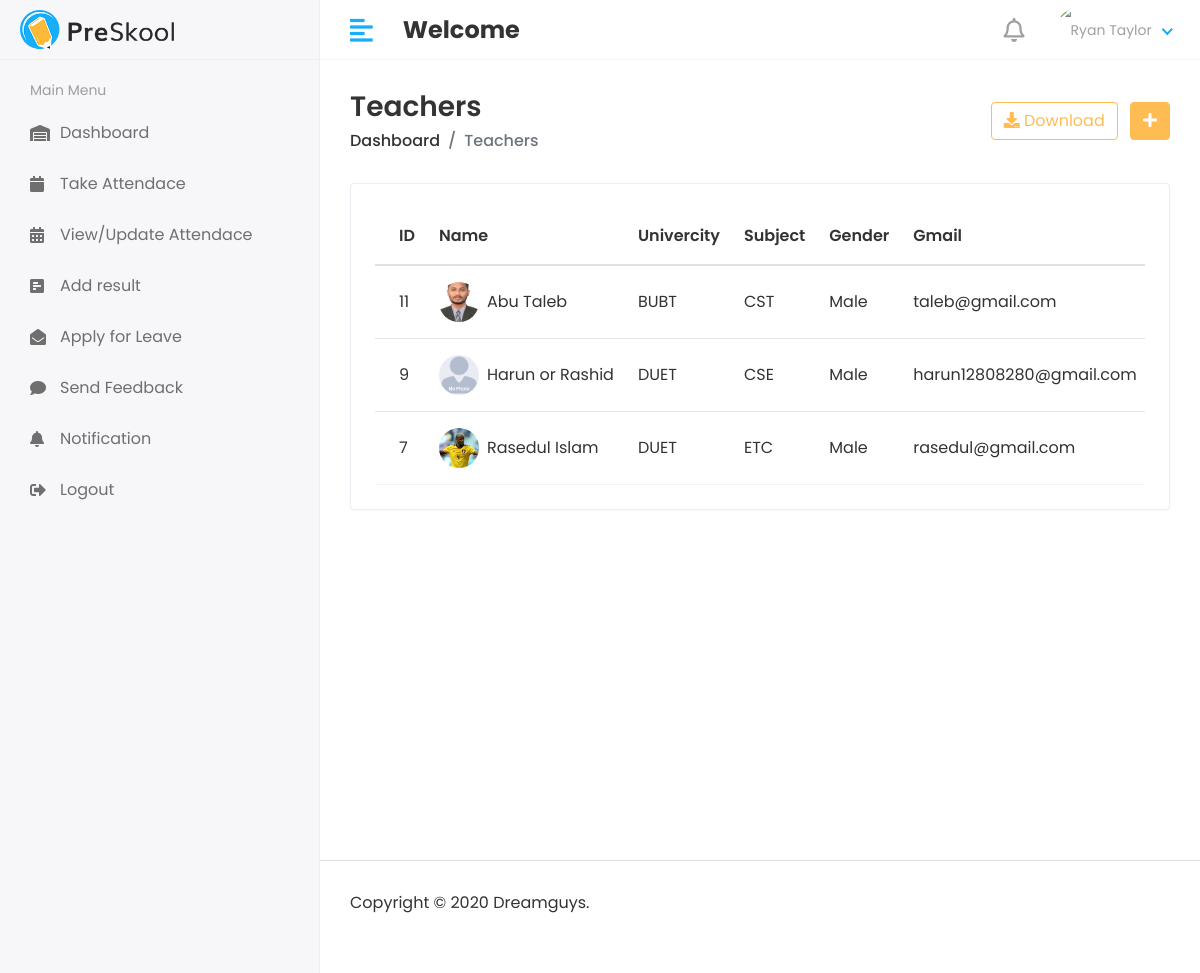
Page /hode/staf-view/ on the earlier database version.
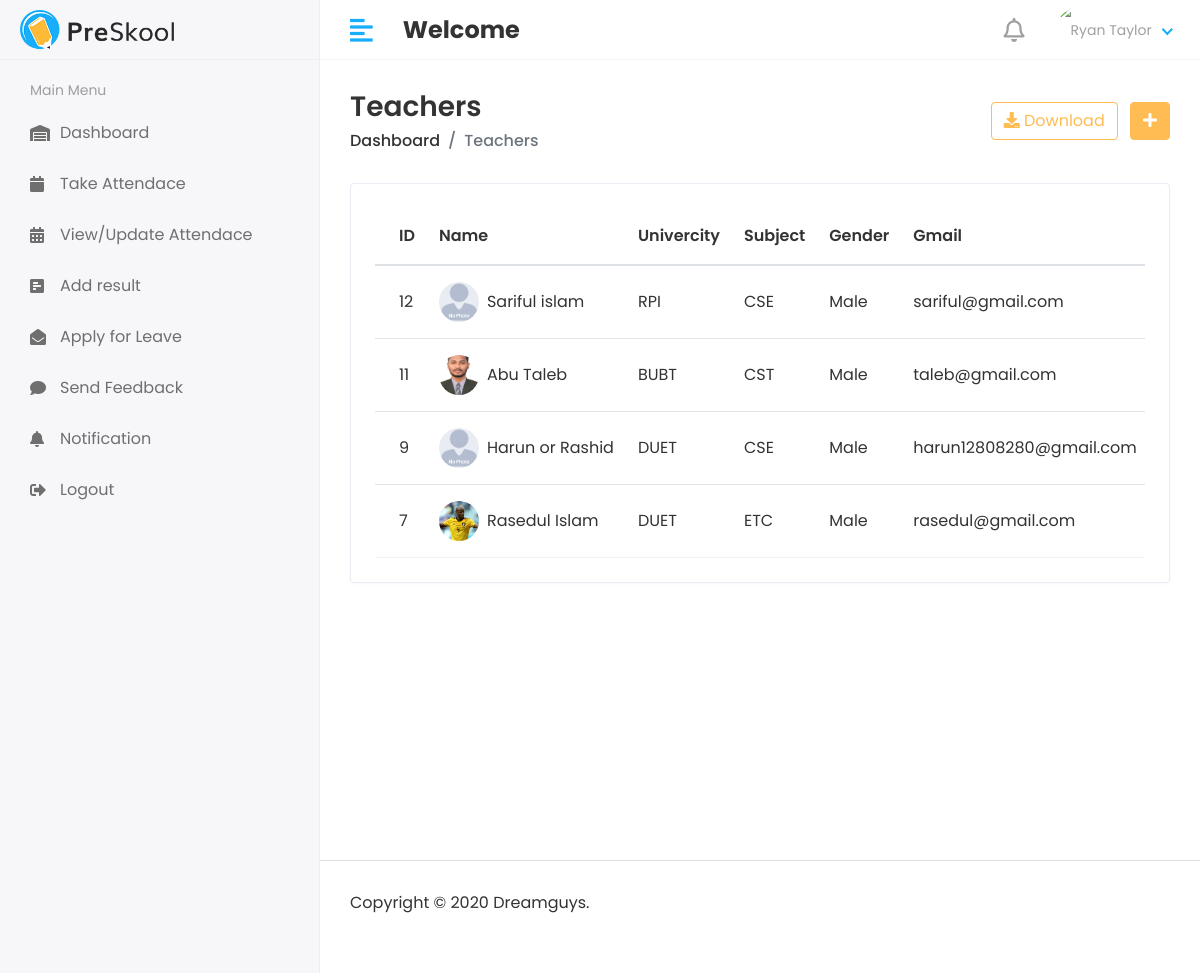
Same page on the later database version.
### App/models.py (models this page shows, shortened)
class Staf(models.Model):
    admin=models.OneToOneField(CustomUser, on_delete=models.CASCADE,null=True,blank=True)
    address=models.CharField( max_length=50)
    gender=models.CharField( max_length=50)
    religion=models.CharField( max_length=50)
    univercity=models.CharField( max_length=50)
    subject=models.CharField( max_length=50)
    phone=models.CharField( max_length=50)
    create=models.DateField( auto_now_add=False)
    update=models.DateField( auto_now=True)

class CustomUser(AbstractUser):
    USER=(
        (1, 'HOD'),
        (2, 'STAFF'),
        (3, 'STUDENT'),
    )
    user_type=models.CharField(choices=USER, max_length=50,default=1,blank=True,null=True)
    profile_pic=models.ImageField( upload_to='profile pic',blank=True,null=True)

### App/hod_views.py (the view)
# urls.py: path('hode/staf-view/',hod_views.Staf_view,name='stafView'),
def Staf_view(request):
    staf=Staf.objects.all().order_by('-id')
    context={
        'staf':staf
    }
    return render(request,'hod/staf_view.html',context)

### App/context_processors.py (called while the page is built)
def StafViewNotification(request):
    c = 0
    if request.user.is_authenticated:
        staf = Staf.objects.filter(admin=request.user.id)
        for i in staf:
            staf_id = i.id
            notifications = stafNotificatuion.objects.filter(staf_id=staf_id, status=0)
            c += notifications.count()  #
    return {'c': c}

### templates/hod/staf_view.html (shortened to what this page needs)
{% extends "base.html" %}
{% load static %}
{% block content %}
<div class="page-wrapper">
    <div class="content container-fluid">
        <div class="page-header">
            <div class="row align-items-center">
                <div class="col">
                    <h3 class="page-title">Teachers</h3>
                    <ul class="breadcrumb">
                        <li class="breadcrumb-item"><a href="index.html">Dashboard</a></li>
                        <li class="breadcrumb-item active">Teachers</li>
                    </ul>
                </div>
                <div class="col-auto text-right float-right ml-auto">
                    <a href="#" class="btn btn-outline-primary mr-2"><i class="fas fa-download"></i> Download</a>
                    <a href="add-teacher.html" class="btn btn-primary"><i class="fas fa-plus"></i></a>
                </div>
            </div>
        </div>
        <div class="row">
            <div class="col-sm-12">
                <div class="card card-table">
                    <div class="card-body">
                        <div class="table-responsive">
                            <table id="table_id" class="table table-hover table-center mb-0 ">
                                <thead>
                                    <tr>
                                        <th>ID</th>
                                        <th>Name</th>
                                        <th>Univercity</th>
                                        <th>Subject</th>
                                        <th>Gender</th>
                                        <th>Gmail</th>
                                    </tr>
                                </thead>
                                <tbody>
                                    {% for s in staf %}
                                    <tr>
                                        <td>{{s.id}}</td>
                                        <td>
                                            <h2 class="table-avatar">
                                                {% if s.admin.profile_pic %}
                                                <a href="teacher-details.html" class="avatar avatar-sm mr-2"><img class="avatar-img rounded-circle" src="{{ s.admin.profile_pic.url }}" alt="User Image"></a>
                                                {% else %}
                                                <a href="teacher-details.html" class="avatar avatar-sm mr-2"><img class="avatar-img rounded-circle" src="{% static "assets/img/no-photo-icon-22 copy.png" %}" alt="User Image"></a>
                                                {% endif %}
                                                <a href="{% url "stafdetails" s.id %}">{{s.admin.first_name}} {{s.admin.last_name}}</a>
                                            </h2>
                                        </td>
                                        <td>{{s.univercity}}</td>
                                        <td>{{s.subject}}</td>
                                        <td>{{s.gender}}</td>
                                        <td>{{s.admin.email}}</td>
                                    </tr>
                                    {% endfor %}
                                </tbody>
                            </table>
                        </div>
                    </div>
                </div>
            </div>
        </div>
    </div>
</div>
{% endblock content %}

Differences in the rows shown:
added Staf: id "12", admin.first_name "Sariful", admin.last_name "islam", univercity "RPI", subject "CSE", gender "Male", admin.email "sariful@gmail.com"
